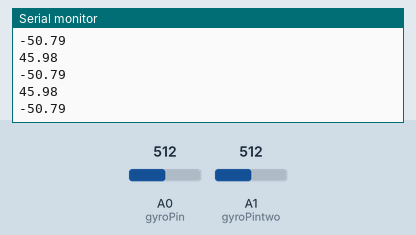
The sketch below on a simulated Arduino Uno, built with avr-gcc and run on an emulated ATmega328P. On the bench: the last lines printed to the serial monitor. The inputs (shaded band) are chosen by the test bench; at power-on: A0 (gyroPin) = 512, A1 (gyroPintwo) = 512.

Above: at 1.2 s.
1.3 s: A0 (gyroPin) set to 716
At 2.1 s:
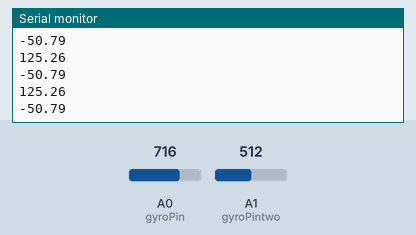
2.8 s: A1 (gyroPintwo) set to 716
At 3.5 s:
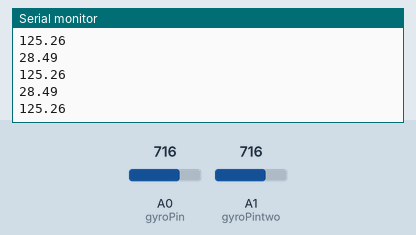
4.3 s: A0 (gyroPin) set to 900
At 5.1 s:
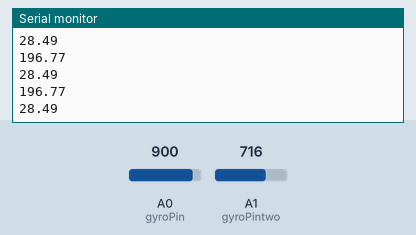
5.8 s: A1 (gyroPintwo) set to 900
At 6.4 s:
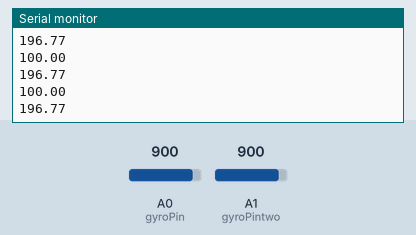
Timing chart, 0 to 8.3 s (numbered marks = the images above; inputs shaded):
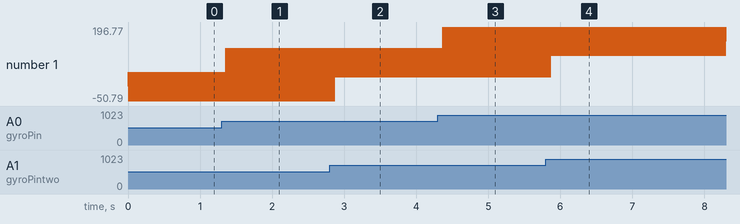

Measured:
- after the input at 1.3 s, the serial monitor: prints a new line after 0.06 s (image 1)
- after the input at 2.8 s, the serial monitor: prints a new line after 0.08 s (image 2)
- after the input at 4.3 s, the serial monitor: prints a new line after 0.07 s (image 3)
- after the input at 5.8 s, the serial monitor: prints a new line after 0.08 s (image 4)
- plotted number 1: 28.49 → 196 after the input at 5.8 s

The sketch:

gyrotest.ino
```cpp
/* Keep track of gyro angle over time
 * Connect Gyro to Analog Pin 0
 *
 * Sketch by eric barch / ericbarch.com
 * v. 0.1 - simple serial output
 *
 */

int gyroPin = A0;   //Gyro is connected to analog pin 0
int gyroPintwo = A1;
float gyroVoltage = 3.3;         //Gyro is running at 5V
float gyroZeroVoltage = 1.27;  //Gyro is zeroed at 2.5V
float gyroSensitivity = .0083;  //Our example gyro is 7mV/deg/sec
float rotationThreshold = 1;   //Minimum deg/sec to keep track of - helps with gyro drifting

float currentAngle = 0;          //Keep track of our current angle

void setup() {
  Serial.begin (9600);
}

void loop() {
  //This line converts the 0-1023 signal to 0-5V
  float gyroRate = (analogRead(gyroPin) * gyroVoltage) / 1023;
  float gyroRatetwo = (analogRead(gyroPintwo) * gyroVoltage) / 1023;
 // float gyroRate = analogRead(gyroPin);
 // float gyroRatetwo = analogRead(gyroPintwo);
  //This line finds the voltage offset from sitting still
  gyroRate -= gyroZeroVoltage;
gyroRatetwo -= gyroZeroVoltage;
  //This line divides the voltage we found by the gyro's sensitivity
  gyroRate /= gyroSensitivity;
  gyroRatetwo /= gyroSensitivity;

  //Ignore the gyro if our angular velocity does not meet our threshold
 //if (gyroRatetwo >= rotationThreshold || gyroRatetwo <= -rotationThreshold) {
    //This line divides the value by 100 since we are running in a 10ms loop (1000ms/10ms)
  //  gyroRatetwo /= 100;
//currentAngle = gyroRatetwo;
 // }
   gyroRatetwo /= 1;
   gyroRatetwo -= 96.77;
//currentAngle += gyroRatetwo;
  //Keep our angle between 0-359 degrees
 // if (currentAngle < 0)
  //  currentAngle += 360;
 // else if (currentAngle > 359)
   // currentAngle -= 360;

  //DEBUG
  Serial.println(gyroRate);
  Serial.println(gyroRatetwo);

  delay(10);
}
```
